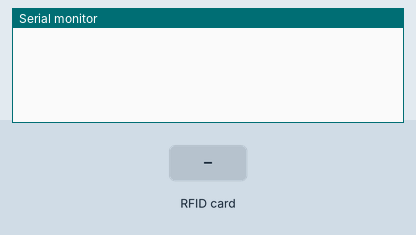
This sketch was run on a simulated Arduino Mega 2560, built with avr-gcc and run on an emulated ATmega2560. Parts: the last lines printed to the serial monitor. Inputs (shaded band) come from the test bench.

Above: at 1.2 s.
1.3 s: RFID card A0 B1 C2 D3 held to the reader
At 1.8 s:
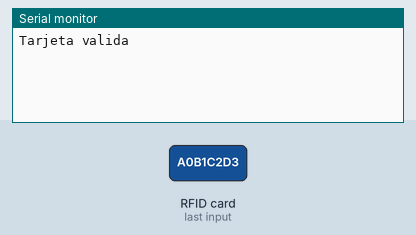
2.9 s: RFID card 5E 7A 19 C4 held to the reader
At 4.1 s:
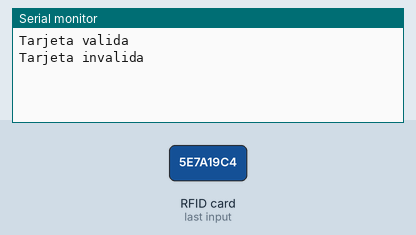

Measured:
- after the input at 1.3 s, the serial monitor: prints a new line after 0.13 s (image 1)
- after the input at 2.9 s, the serial monitor: prints a new line after 0.16 s (image 2)

The sketch:

validar_tarjeta_rfid.ino
```cpp
//RST          D9
//SDA(SS)      D10
//MOSI         D11
//MISO         D12
//SCK          D13

#include <SPI.h>
#include <MFRC522.h>

const int RST_PIN = 5;        // Pin 9 para el reset del RC522
const int SS_PIN = 53;        // Pin 10 para el SS (SDA) del RC522
MFRC522 mfrc522(SS_PIN, RST_PIN);   // Crear instancia del MFRC522

byte validKey1[4] = { 0xA0, 0xB1, 0xC2, 0xD3 };  // Ejemplo de clave valida

//Función para comparar dos vectores
bool isEqualArray(byte* arrayA, byte* arrayB, int length)
{
  for (int index = 0; index < length; index++)
  {
    if (arrayA[index] != arrayB[index]) return false;
  }
  return true;
}

void setup() {
  Serial.begin(9600); // Iniciar serial
  SPI.begin();        // Iniciar SPI
  mfrc522.PCD_Init(); // Iniciar MFRC522
}

void loop() {
  // Detectar tarjeta
  if (mfrc522.PICC_IsNewCardPresent())
  {
    //Seleccionamos una tarjeta
    if (mfrc522.PICC_ReadCardSerial())
    {
      // Comparar ID con las claves válidas
      if (isEqualArray(mfrc522.uid.uidByte, validKey1, 4))
        Serial.println("Tarjeta valida");
      else
        Serial.println("Tarjeta invalida");

      // Finalizar lectura actual
      mfrc522.PICC_HaltA();
    }
  }
  delay(250);

}
```
